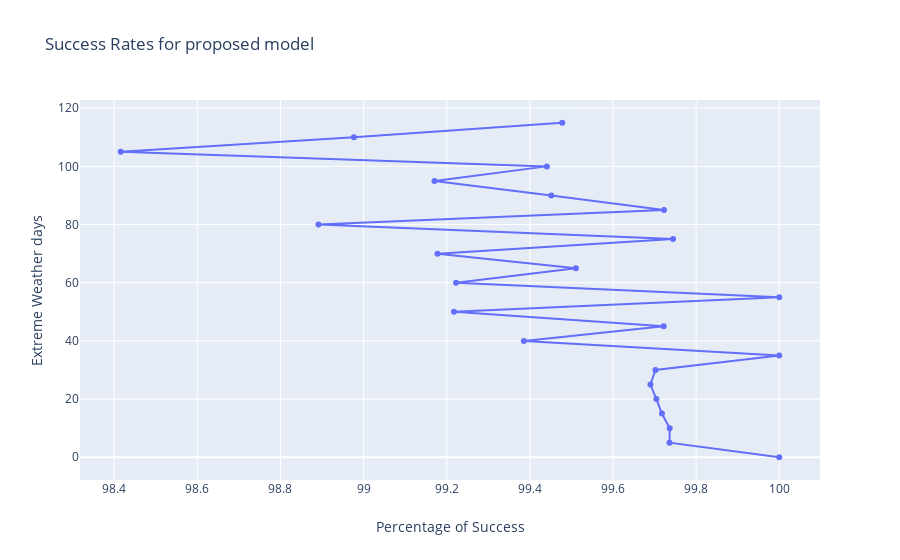

Source (notebook cell):
### Markdown cell above
### Success rate for proposed model

### Code cell
fig1 = go.Figure()
fig1.add_trace(go.Scatter(x=sucess_rate_with['After']*100, y=sucess_rate_with['Number_of_days'],
                    mode='lines+markers'))
fig1.update_layout(
    title="Success Rates for proposed model",
    xaxis_title="Percentage of Success",
    yaxis_title="Extreme Weather days")
fig1.show()

### Figure 1 — Plotly figure (JSON) as saved in the notebook; plotly's stock layout.template omitted (floating-point values rounded to 4 significant figures)
{"data": [{"mode": "lines+markers", "type": "scatter", "x": [100, 99.74, 99.74, 99.72, 99.7, 99.69, 99.7, 100, 99.39, 99.72, 99.22, 100, 99.22, 99.51, 99.18, 99.74, 98.89, 99.72, 99.45, 99.17, 99.44, 98.42, 98.98, 99.48], "y": [0, 5, 10, 15, 20, 25, 30, 35, 40, 45, 50, 55, 60, 65, 70, 75, 80, 85, 90, 95, 100, 105, 110, 115]}], "layout": {"title": {"text": "Success Rates for proposed model"}, "xaxis": {"title": {"text": "Percentage of Success"}}, "yaxis": {"title": {"text": "Extreme Weather days"}}}}
